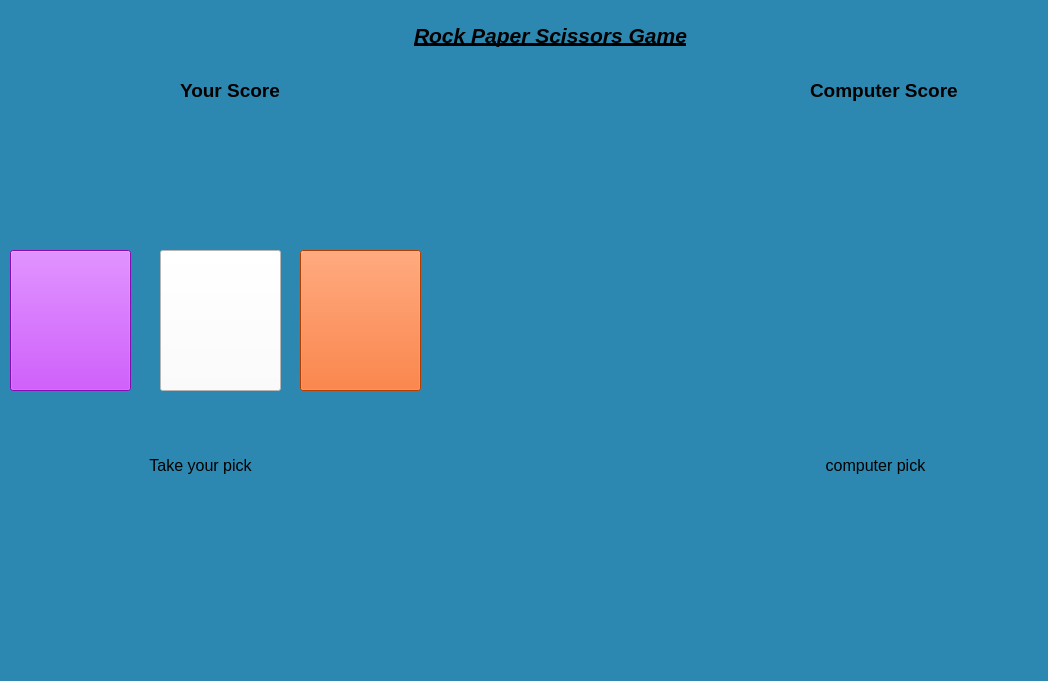
<?xml version="1.0" encoding="UTF-8"?>
<ui version="4.0">
 <class>MainWindow</class>
 <widget class="QMainWindow" name="MainWindow">
  <property name="geometry">
   <rect>
    <x>0</x>
    <y>0</y>
    <width>1048</width>
    <height>681</height>
   </rect>
  </property>
  <property name="windowTitle">
   <string>MainWindow</string>
  </property>
  <property name="styleSheet">
   <string notr="true">background-color: rgb(44, 136, 176);</string>
  </property>
  <widget class="QWidget" name="centralwidget">
   <widget class="QLabel" name="yourscore">
    <property name="geometry">
     <rect>
      <x>180</x>
      <y>60</y>
      <width>161</width>
      <height>61</height>
     </rect>
    </property>
    <property name="text">
     <string>&lt;html&gt;&lt;head/&gt;&lt;body&gt;&lt;p&gt;&lt;span style=&quot; font-size:14pt; font-weight:600;&quot;&gt;Your Score&lt;/span&gt;&lt;/p&gt;&lt;/body&gt;&lt;/html&gt;</string>
    </property>
   </widget>
   <widget class="QLabel" name="star1">
    <property name="geometry">
     <rect>
      <x>120</x>
      <y>120</y>
      <width>55</width>
      <height>51</height>
     </rect>
    </property>
    <property name="styleSheet">
     <string notr="true">background-image: url(:/star/star.png);</string>
    </property>
    <property name="text">
     <string/>
    </property>
    <property name="pixmap">
     <pixmap resource="assets.qrc">:/star/star.png</pixmap>
    </property>
    <property name="scaledContents">
     <bool>true</bool>
    </property>
   </widget>
   <widget class="QLabel" name="star2">
    <property name="geometry">
     <rect>
      <x>200</x>
      <y>120</y>
      <width>55</width>
      <height>51</height>
     </rect>
    </property>
    <property name="styleSheet">
     <string notr="true">background-image: url(:/star/star.png);</string>
    </property>
    <property name="text">
     <string/>
    </property>
    <property name="pixmap">
     <pixmap resource="assets.qrc">:/star/star.png</pixmap>
    </property>
    <property name="scaledContents">
     <bool>true</bool>
    </property>
   </widget>
   <widget class="QLabel" name="star3">
    <property name="geometry">
     <rect>
      <x>280</x>
      <y>120</y>
      <width>55</width>
      <height>51</height>
     </rect>
    </property>
    <property name="styleSheet">
     <string notr="true">background-image: url(:/star/star.png);</string>
    </property>
    <property name="text">
     <string/>
    </property>
    <property name="pixmap">
     <pixmap resource="assets.qrc">:/star/star.png</pixmap>
    </property>
    <property name="scaledContents">
     <bool>true</bool>
    </property>
   </widget>
   <widget class="QLabel" name="computerscore">
    <property name="geometry">
     <rect>
      <x>810</x>
      <y>60</y>
      <width>211</width>
      <height>61</height>
     </rect>
    </property>
    <property name="text">
     <string>&lt;html&gt;&lt;head/&gt;&lt;body&gt;&lt;p&gt;&lt;span style=&quot; font-size:14pt; font-weight:600;&quot;&gt;Computer Score&lt;/span&gt;&lt;/p&gt;&lt;/body&gt;&lt;/html&gt;</string>
    </property>
   </widget>
   <widget class="QLabel" name="cstar3">
    <property name="geometry">
     <rect>
      <x>930</x>
      <y>120</y>
      <width>55</width>
      <height>51</height>
     </rect>
    </property>
    <property name="styleSheet">
     <string notr="true">background-image: url(:/star/star.png);</string>
    </property>
    <property name="text">
     <string/>
    </property>
    <property name="pixmap">
     <pixmap resource="assets.qrc">:/star/star.png</pixmap>
    </property>
    <property name="scaledContents">
     <bool>true</bool>
    </property>
   </widget>
   <widget class="QLabel" name="cstar1">
    <property name="geometry">
     <rect>
      <x>770</x>
      <y>120</y>
      <width>55</width>
      <height>51</height>
     </rect>
    </property>
    <property name="styleSheet">
     <string notr="true">background-image: url(:/star/star.png);</string>
    </property>
    <property name="text">
     <string/>
    </property>
    <property name="pixmap">
     <pixmap resource="assets.qrc">:/star/star.png</pixmap>
    </property>
    <property name="scaledContents">
     <bool>true</bool>
    </property>
   </widget>
   <widget class="QLabel" name="cstar2">
    <property name="geometry">
     <rect>
      <x>850</x>
      <y>120</y>
      <width>55</width>
      <height>51</height>
     </rect>
    </property>
    <property name="styleSheet">
     <string notr="true">background-image: url(:/star/star.png);</string>
    </property>
    <property name="text">
     <string/>
    </property>
    <property name="pixmap">
     <pixmap resource="assets.qrc">:/star/star.png</pixmap>
    </property>
    <property name="scaledContents">
     <bool>true</bool>
    </property>
   </widget>
   <widget class="QLabel" name="Title">
    <property name="geometry">
     <rect>
      <x>330</x>
      <y>10</y>
      <width>441</width>
      <height>51</height>
     </rect>
    </property>
    <property name="text">
     <string>&lt;html&gt;&lt;head/&gt;&lt;body&gt;&lt;p align=&quot;center&quot;&gt;&lt;span style=&quot; font-size:16pt; font-weight:600; font-style:italic; text-decoration: underline;&quot;&gt;Rock Paper Scissors Game&lt;/span&gt;&lt;/p&gt;&lt;/body&gt;&lt;/html&gt;</string>
    </property>
   </widget>
   <widget class="QLabel" name="uchoise">
    <property name="geometry">
     <rect>
      <x>100</x>
      <y>430</y>
      <width>201</width>
      <height>71</height>
     </rect>
    </property>
    <property name="text">
     <string>&lt;html&gt;&lt;head/&gt;&lt;body&gt;&lt;p align=&quot;center&quot;&gt;&lt;span style=&quot; font-size:12pt;&quot;&gt;Take your pick&lt;/span&gt;&lt;/p&gt;&lt;/body&gt;&lt;/html&gt;</string>
    </property>
   </widget>
   <widget class="QPushButton" name="rock">
    <property name="geometry">
     <rect>
      <x>10</x>
      <y>250</y>
      <width>121</width>
      <height>141</height>
     </rect>
    </property>
    <property name="styleSheet">
     <string notr="true">QPushButton{
border-image: url(:/rock/rock.png);
background-color: rgb(188, 18, 255);
}
QPushButton:hover{
background: rgba(0, 0, 0,0);
}</string>
    </property>
    <property name="text">
     <string/>
    </property>
   </widget>
   <widget class="QPushButton" name="paper">
    <property name="geometry">
     <rect>
      <x>160</x>
      <y>250</y>
      <width>121</width>
      <height>141</height>
     </rect>
    </property>
    <property name="styleSheet">
     <string notr="true">QPushButton{
border-image: url(:/paper/paper.png);
background-color: rgb(255, 255, 255);
}
QPushButton:hover{
background: rgba(0, 0, 0,0);
}</string>
    </property>
    <property name="text">
     <string/>
    </property>
   </widget>
   <widget class="QPushButton" name="scissors">
    <property name="geometry">
     <rect>
      <x>300</x>
      <y>250</y>
      <width>121</width>
      <height>141</height>
     </rect>
    </property>
    <property name="styleSheet">
     <string notr="true">QPushButton{
border-image: url(:/scissors/scissors.png);
background-color: rgb(255, 85, 0);
}
QPushButton:hover{
background: rgba(0, 0, 0,0);
}</string>
    </property>
    <property name="text">
     <string/>
    </property>
   </widget>
   <widget class="QLabel" name="compick">
    <property name="geometry">
     <rect>
      <x>790</x>
      <y>440</y>
      <width>171</width>
      <height>51</height>
     </rect>
    </property>
    <property name="text">
     <string>&lt;html&gt;&lt;head/&gt;&lt;body&gt;&lt;p align=&quot;center&quot;&gt;&lt;span style=&quot; font-size:12pt;&quot;&gt;computer pick&lt;/span&gt;&lt;/p&gt;&lt;/body&gt;&lt;/html&gt;</string>
    </property>
   </widget>
   <widget class="QLabel" name="comchoise">
    <property name="geometry">
     <rect>
      <x>790</x>
      <y>230</y>
      <width>171</width>
      <height>171</height>
     </rect>
    </property>
    <property name="styleSheet">
     <string notr="true">background-image: url(:/rps/rock-paper-scissors.png);</string>
    </property>
    <property name="text">
     <string/>
    </property>
    <property name="pixmap">
     <pixmap resource="assets.qrc">:/rps/rock-paper-scissors.png</pixmap>
    </property>
    <property name="scaledContents">
     <bool>true</bool>
    </property>
   </widget>
   <widget class="QLabel" name="gamestatus">
    <property name="geometry">
     <rect>
      <x>420</x>
      <y>430</y>
      <width>281</width>
      <height>151</height>
     </rect>
    </property>
    <property name="styleSheet">
     <string notr="true">background-image: url(:/win/winner.jpg);
background-image: url(:/loser/lose.jpg);</string>
    </property>
    <property name="text">
     <string/>
    </property>
    <property name="pixmap">
     <pixmap resource="assets.qrc">:/win/winner.jpg</pixmap>
    </property>
    <property name="scaledContents">
     <bool>true</bool>
    </property>
   </widget>
  </widget>
 </widget>
 <resources>
  <include location="assets.qrc"/>
 </resources>
 <connections/>
</ui>
